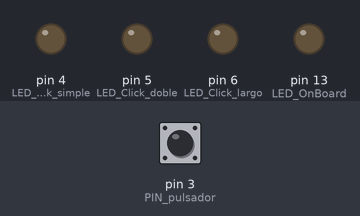
Recording of a sketch running on a simulated Arduino Uno, built with avr-gcc and run on an emulated ATmega328P. Shown: output pins drawn as LEDs (lit = HIGH). Inputs (shaded band) come from the test bench; at power-on: pin 3 (PIN_pulsador) LOW. What the sketch prints to the serial monitor is not drawn.

Above: at 1.2 s.
1.3 s: pin 3 (PIN_pulsador) pulled HIGH for 0.15 s
At 2.6 s:
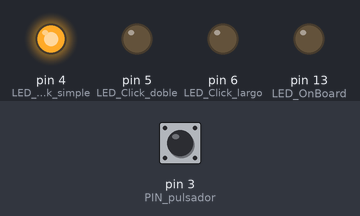
4.3 s: pin 3 (PIN_pulsador) pulled HIGH for 1 s
At 6.0 s:
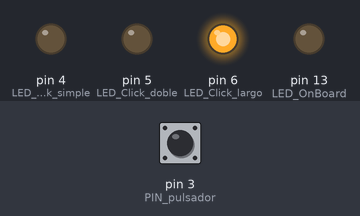
6.8 s: pin 3 (PIN_pulsador) pulled HIGH for 0.15 s
At 6.9 s:
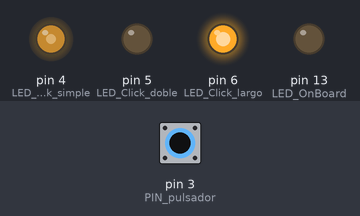
9.8 s: pin 3 (PIN_pulsador) pulled HIGH for 3.2 s
At 13.01 s:
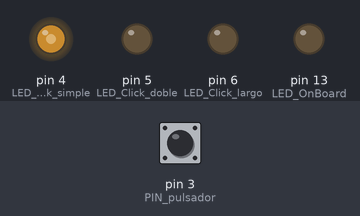
Timing chart, 0 to 14.5 s (numbered marks = the images above; inputs shaded):
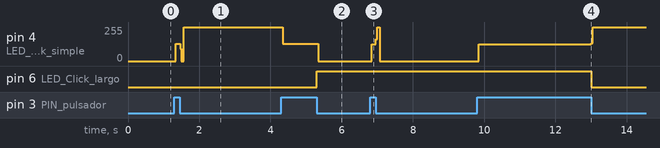

Measured:
- after the input at 1.3 s, pin 4 (LED_Click_simple): 0/255 → 128/255 at once, → 0/255 0.12 s later, → 255/255 0.10 s later
- after the input at 4.3 s, pin 4 (LED_Click_simple): 255/255 → 128/255 at once, → 0/255 1.0 s later; pin 6 (LED_Click_largo): LOW → HIGH after 1.0 s
- after the input at 6.8 s, pin 4 (LED_Click_simple): 0/255 → 126/255 at once, → 0/255 0.12 s later
- after the input at 9.8 s, pin 4 (LED_Click_simple): 0/255 → 126/255 at once, → 255/255 3.2 s later; pin 6 (LED_Click_largo): HIGH → LOW after 3.2 s

The sketch:

ejemplo_pulsador_multi_deteccion.ino
```cpp
/*
#       _\|/_   A ver..., ¿que tenemos por aqui?
#       (O-O)
# ---oOO-(_)-OOo---------------------------------


##########################################################
# ****************************************************** #
# *            ARDUINO PARA PRINCIPIANTES              * #
# *    EJEMPLO DE USO DE LA LIBRERIA Pulsador          * #
# *          Autor:  Eulogio López Cayuela             * #
# *                                                    * #
# *       Versión v1.0      Fecha: 14/10/2018          * #
# ****************************************************** #
##########################################################
*/

/*
 # NOTAS DE LA VERSION
  Ejemplo de uso para la libreria ClickButton
  https://github.com/inopya

  Esta libreria permite el control de pulsadores en los que podremos detectar tres tipos de eventos
  mediante el metodo Read() de los objetos ClickButton.
  Disponemos de varios parametros de configuracion:
  - uint8_t pin: el numero de pin en el que esta conectado nuestro pulsador
  - uint8_t antirrebotes: tiempo (ms) minimo para que una pulsacion no sea despreciada como un ruido/rebote del pulsador
  - uint16_t corta: tiempo (ms) para que una pulsacion sea considerada pulsacion corta
  - uint16_t larga: tiempo (ms) para que una pulsacion sea considerada pulsacion larga

  # Este valor es accesible explicitamente mediante su metodo DobleClick(uint16_t doble)**
    En caso contrario se usa el valor por defecto de 110 ms, tanto para instancias creadas con numero de pin, como
	las que se creen con el resto de parametros en manual
  - uint16_t doble: tiempo (ms) intervalo maximo entre dos pulsaciones para que estas sean consideradas pulsacion Doble

   ** Se debe tener en cuenta que este tiempo afecta al tiempo de reaccion para detecciones SIMPLES

  El estado de un pulsador se obtiene mediante la respuesta de su metodo Read() y puede ser:
      0 --> sin pulsar o en el proceso de identificar una pulsacion
      1 --> pulsacion corta
      2 --> pulsacion doble
      3 --> pulsacion larga

  *******************************************************
					Ejemplo de uso:
  *******************************************************
   >> solo con el numero de pin
      ClickButton mi_pulsador_1(uint8_t pin); el resto de parametros por defecto: son (30,150,380)

   >> o bien definiendo todos los parametros disponibles
      ClickButton mi_pulsador_2(uint8_t pin, uint8_t antirrebotes, uint16_t corta, uint16_t larga);

   >> Modificar el tiempo entre clicks para deteccion de DobleClick (por defecto 110 ms)
      mi_pulsador_1.DobleClick(uint16_t doble)
	  mi_pulsador_2.DobleClick(uint16_t doble)

   >> para recoger el estado de un pulsador hemos de llamar a su metodo Read():
      estado_pulsador = mi_pulsador_1.Read();
      0 --> sin pulsar o en el proceso de identificar una pulsacion
      1 --> pulsacion corta
      2 --> pulsacion doble
      3 --> pulsacion larga
 */


/*mmmmmmmmmmmmmmmmmmmmmmmmmmmmmmmmmmmmmmmmmmmmmmmmmmmmmmmmmmmmmmmmmmmmmmmmmmmmmmmmmmmmmmmmmmmmmmmmmmm
//        IMPORTACION DE LIBRERIAS
//mmmmmmmmmmmmmmmmmmmmmmmmmmmmmmmmmmmmmmmmmmmmmmmmmmmmmmmmmmmmmmmmmmmmmmmmmmmmmmmmmmmmmmmmmmmmmmmmmmm*/

#include <ClickButton.h>


/*mmmmmmmmmmmmmmmmmmmmmmmmmmmmmmmmmmmmmmmmmmmmmmmmmmmmmmmmmmmmmmmmmmmmmmmmmmmmmmmmmmmmmmmmmmmmmmmmmmm
//        SECCION DE DECLARACION DE CONSTANTES  Y  VARIABLES GLOBALES
//mmmmmmmmmmmmmmmmmmmmmmmmmmmmmmmmmmmmmmmmmmmmmmmmmmmmmmmmmmmmmmmmmmmmmmmmmmmmmmmmmmmmmmmmmmmmmmmmmmm*/

//------------------------------------------------------------------------
// Algunas definiciones personales para mi comodidad al escribir codigo
//------------------------------------------------------------------------
#define AND   &&
#define OR    ||
#define NOT   !

//------------------------------------------------------------------------
// Otras definiciones para pines y variables
//------------------------------------------------------------------------
#define LED_OnBoard         13  	// led OnBoard de la placa Arduino UNO

#define PIN_pulsador         3

#define LED_Click_simple     4
#define LED_Click_doble      5
#define LED_Click_largo      6

uint16_t contadorSimple = 0;         //se incrementa en cada deteccion de un click
uint16_t contadorDoble = 0;          //se incrementa en cada deteccion de una pulsacion doble
uint16_t contadorLargo = 0;          //se incrementa en cada deteccion de una pulsacion larga


/*
* Podemos probarla usando tres leds como salidas, uno para cada tipo de pulsacion.
* Se encenderan y apagaran alternandose con cada pulsacion detectada de un mismo tipo.
*/
boolean FLAG_DEDUG_leds = true;

/*
 *  Si no se desea montar la parte hardware de los leds,
 *  se puede probar mediante mensajes en el puerto serie.
 *  Recuerda que necesitas al menos un pulsador como entrada.
*/
boolean FLAG_DEDUG_serial = true;


//------------------------------------------------------------------------
// Creacion de objetos de la clase ClickButton
//------------------------------------------------------------------------

/* Podemos llamar al constructor de dos formas */
//ClickButton pulsador_1(PIN_pulsador);               // creacion de un objeto definiendo solo el pin de nuestro pulsador
											                                // el resto de valores por defecto (30, 100, 380)

ClickButton pulsador_1(PIN_pulsador, 40, 120, 380);   // creacion de un objeto definiendo todos sus parametros:
														                          // uint8_t pin, uint8_t antirrebotes, uint16_t corta, uint16_t larga


//mmmmmmmmmmmmmmmmmmmmmmmmmmmmmmmmmmmmmmmmmmmmmmmmmmmmmmmmmmmmmmmmmmmmmmmmmmmmmmmmmmmmmmmmmmmmmmmmmmm
//***************************************************************************************************
//         FUNCION DE CONFIGURACION
//***************************************************************************************************
//mmmmmmmmmmmmmmmmmmmmmmmmmmmmmmmmmmmmmmmmmmmmmmmmmmmmmmmmmmmmmmmmmmmmmmmmmmmmmmmmmmmmmmmmmmmmmmmmmmm

void setup()
{
  Serial.begin(115200);   	  // Se inicia el puerto serie para depuracion

  Serial.println(F("Ejemplo de uso para la libreria ClickButton"));
  Serial.println(F("https://github.com/inopya\n"));
  Serial.println(F("Esta libreria permite el control de pulsadores PULLDOWN"));
  Serial.println(F("en los que podremos detectar tres tipos de eventos:"));
  Serial.println(F(" 1) Una pulsacion SIMPLE"));
  Serial.println(F(" 2) Una pulsacion DOBLE"));
  Serial.println(F(" 3) Una Pulsacion LARGA\n\n"));

  pinMode(LED_OnBoard, OUTPUT);
  digitalWrite(LED_OnBoard, LOW);

  pinMode(LED_Click_simple, OUTPUT);
  pinMode(LED_Click_doble, OUTPUT);
  pinMode(LED_Click_largo, OUTPUT);

}


//mmmmmmmmmmmmmmmmmmmmmmmmmmmmmmmmmmmmmmmmmmmmmmmmmmmmmmmmmmmmmmmmmmmmmmmmmmmmmmmmmmmmmmmmmmmmmmmmmmm
//***************************************************************************************************
//  BUCLE PRINCIPAL DEL PROGRAMA   (SISTEMA VEGETATIVO)
//***************************************************************************************************
//mmmmmmmmmmmmmmmmmmmmmmmmmmmmmmmmmmmmmmmmmmmmmmmmmmmmmmmmmmmmmmmmmmmmmmmmmmmmmmmmmmmmmmmmmmmmmmmmmmm

void loop()
{
  /* lectura del pulsador */
  uint8_t estado_pulsador_1 = pulsador_1.Read();

  if(FLAG_DEDUG_leds == true){
  	/* Deteccion de pulsacion corta */
    if (estado_pulsador_1 == 1){
      digitalWrite(LED_Click_simple, NOT digitalRead(LED_Click_simple));
    }
    /* Deteccion de doble pulsacion */
    else if (estado_pulsador_1 == 2){
      digitalWrite(LED_Click_doble, NOT digitalRead(LED_Click_doble));
    }
  	/* Deteccion de pulsacion larga */
    else if (estado_pulsador_1 == 3){
      digitalWrite(LED_Click_largo, NOT digitalRead(LED_Click_largo));
    }
  }

  if(FLAG_DEDUG_serial == true){
    /* Deteccion de pulsacion corta */
    if (estado_pulsador_1 == 1){
      Serial.print(F("SIMPLE "));Serial.println(++contadorSimple);
    }
    /* Deteccion de doble pulsacion */
    else if (estado_pulsador_1 == 2){
      Serial.print(F("DOBLE "));Serial.println(++contadorDoble);
    }
	  /* Deteccion de pulsacion larga */
    else if (estado_pulsador_1 == 3){
      Serial.print(F("LARGA "));Serial.println(++contadorLargo);
    }
  }
}


//*******************************************************
//                    FIN DE PROGRAMA
//*******************************************************
```
